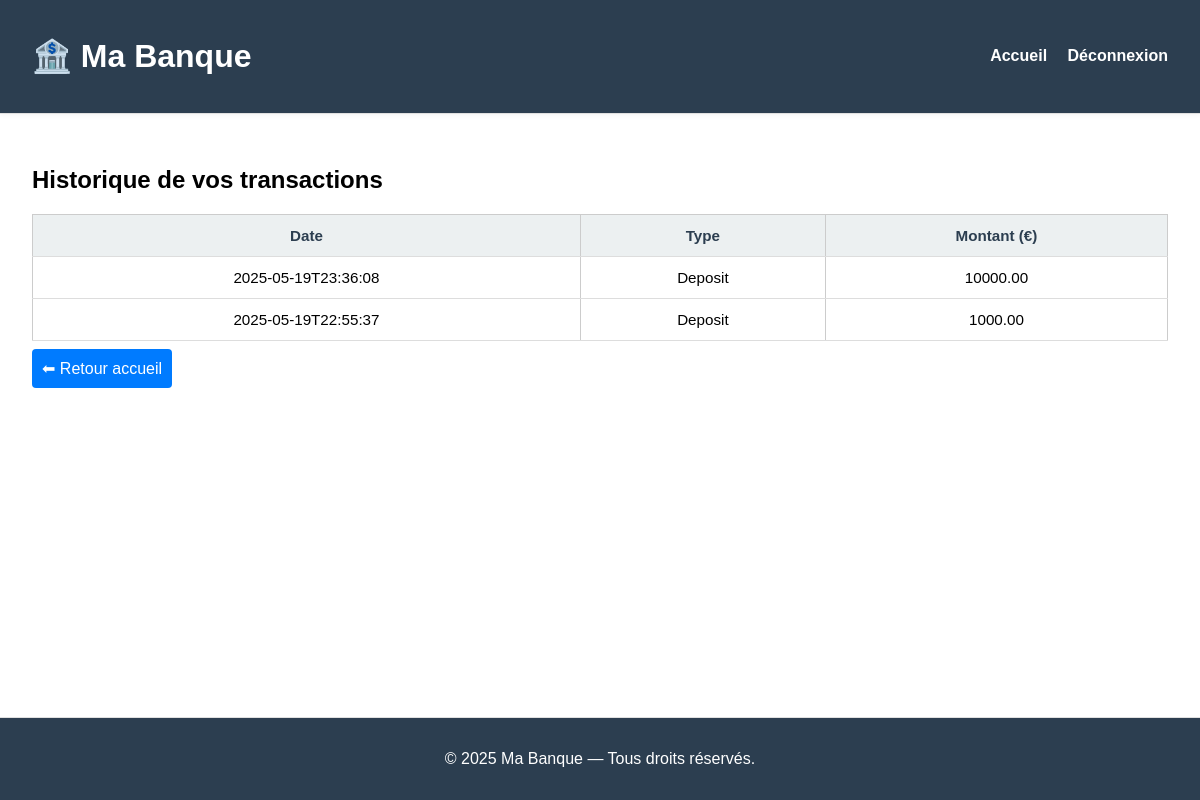
Page /history (signed in) on the earlier database version.
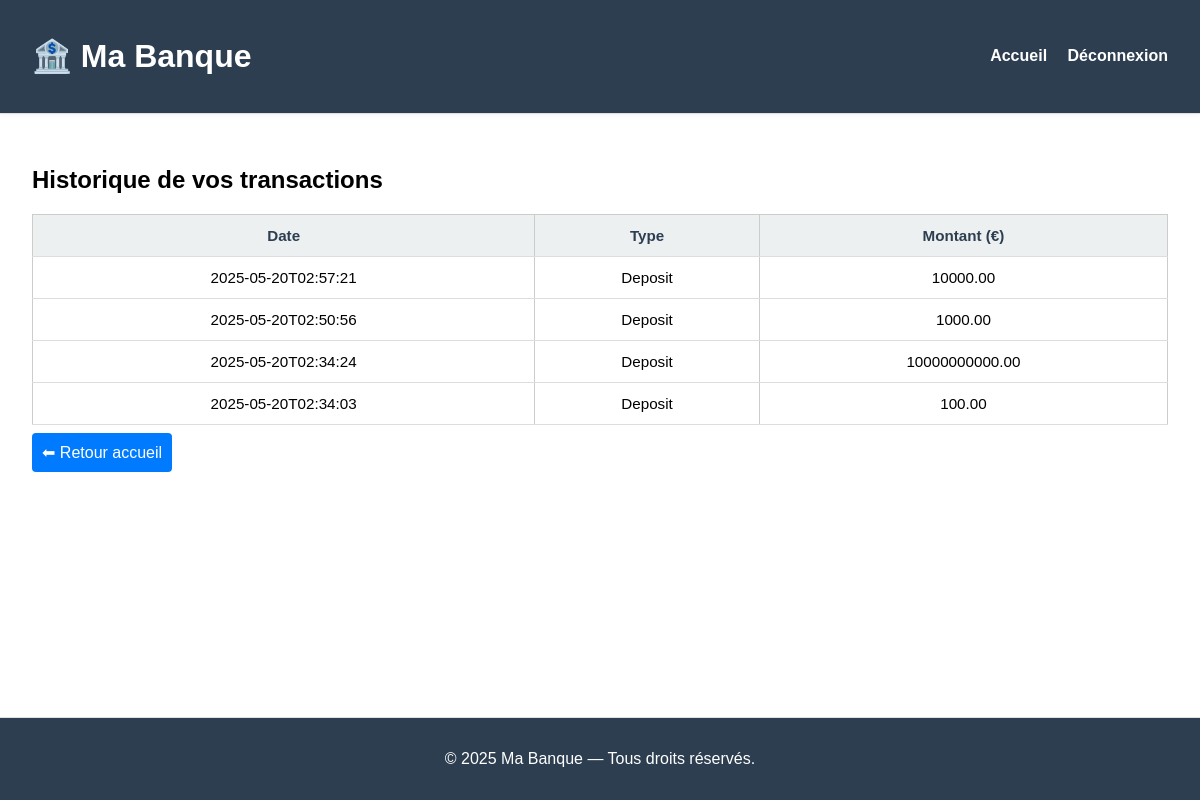
Same page on the later database version.
### tables this page shows
CREATE TABLE transactions (
    id INTEGER PRIMARY KEY AUTOINCREMENT,
    user_id INTEGER NOT NULL,
    type TEXT CHECK(type IN ('deposit', 'transfer')) NOT NULL,
    amount REAL NOT NULL,
    date TEXT NOT NULL,
    reason TEXT DEFAULT '',
    FOREIGN KEY(user_id) REFERENCES users(id)
);

### server_old.py (the view)
@app.route('/history')
def history():
    if 'user_id' not in session:
        return redirect(url_for('login'))
    db = get_db()
    rows = db.execute('''
        SELECT type, amount, date
        FROM transactions
        WHERE user_id = ?
        ORDER BY date DESC
    ''', (session['user_id'],)).fetchall()
    return render_template('history.html', transactions=rows)

### server_old.py (called while the page is built)
def get_db():
    conn = sqlite3.connect(DATABASE)
    conn.row_factory = sqlite3.Row  # pour accéder aux colonnes par nom
    return conn

### templates/history.html (shortened to what this page needs)
{% extends "base.html" %}
{% block content %}
<h2>Historique de vos transactions</h2>
{% if transactions %}
<table class="styled-table">
    <thead>
        <tr>
            <th>Date</th>
            <th>Type</th>
            <th>Montant (€)</th>
        </tr>
    </thead>
    <tbody>
        {% for t in transactions %}
        <tr>
            <td>{{ t['date'] }}</td>
            <td class="type {{ t['type'] }}">{{ t['type'].capitalize() }}</td>
            <td>{{ '%.2f' | format(t['amount']) }}</td>
        </tr>
        {% endfor %}
    </tbody>
</table>
{% else %}
<p>Aucune transaction enregistrée.</p>
{% endif %}
<a href="/home" class="btn">⬅ Retour accueil</a>
{% endblock %}

### templates/base.html (shortened to what this page needs)
<!DOCTYPE html>
<html lang="fr">
<head>
    <link rel="stylesheet" href="{{ url_for('static', filename='css/style.css') }}">
</head>
<body>
    <div class="page-wrapper">
        <header>
            <div class="header-container">
                <h1>🏦 Ma Banque</h1>
                <nav>
                    {% if session.get('user_id') %}
                    <a href="/home">Accueil</a>
                    <a href="/logout">Déconnexion</a>
                    {% else %}
                    <a href="/login">Connexion</a>
                    <a href="/signup">Inscription</a>
                    {% endif %}
                </nav>
            </div>
        </header>
        <div class="layout-container">
            <main>
                {% block content %}{% endblock %}
            </main>
        </div>
        <footer>
            <p>&copy; 2025 Ma Banque — Tous droits réservés.</p>
        </footer>
    </div>
</body>
</html>

### static/css/style.css (style rules this page uses)
html, body { background-color: #f8f9fb; margin: 0; padding: 0; font-family: Arial, sans-serif; }
.page-wrapper { display: flex; flex-direction: column; min-height: 100vh; }
.header-container { display: flex; justify-content: space-between; align-items: center; padding: 1rem 2rem; background-color: #2c3e50; border-bottom: 1px solid #e0e0e0; box-shadow: 0 1px 5px rgba(0,0,0,0.05); position: sticky; top: 0; z-index: 1000; }
.header-container h1 { color: white; text-decoration: none; }
.header-container nav a { color: white; margin-left: 1rem; text-decoration: none; font-weight: bold; transition: color 0.5s ease; }
.layout-container { display: flex; flex: 1; background: #f6f6f6; }
main { flex: 1; padding: 2rem; background-color: white; overflow: auto; }
footer { background-color: #2c3e50; border-top: 1px solid #e0e0e0; color: white; text-align: center; padding: 1rem; flex-shrink: 0; margin-top: auto; }
.btn { box-sizing: border-box; display: inline-block; text-decoration: none; margin: 0.5rem 0; transition: background-color 0.5s ease; background: #007bff; color: white; border: none; padding: 10px; border-radius: 4px; cursor: pointer; }
table { width: 100%; border-collapse: collapse; margin-top: 1rem; }
th, td { border: 1px solid #ccc; padding: 10px; text-align: center; }
table.styled-table { width: 100%; border-collapse: collapse; margin-top: 1rem; font-size: 0.95rem; }
.styled-table th, .styled-table td { padding: 0.75rem; text-align: center; border-bottom: 1px solid #ddd; }
.styled-table th { background-color: #ecf0f1; color: #2c3e50; }

Differences in the rows shown:
added transactions: date "2025-05-20T02:57:21", type "Deposit", amount "10000.00"
added transactions: date "2025-05-20T02:50:56", type "Deposit", amount "1000.00"
changed transactions (number 3 of 4 on the later page): date "2025-05-19T23:36:08" → "2025-05-20T02:34:24"; amount "10000.00" → "10000000000.00"
changed transactions (number 4 of 4 on the later page): date "2025-05-19T22:55:37" → "2025-05-20T02:34:03"; amount "1000.00" → "100.00"
